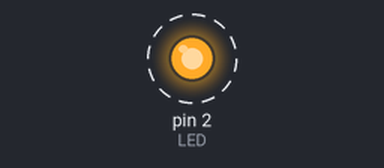
Recording of a sketch running on a simulated Arduino Uno, built with avr-gcc and run on an emulated ATmega328P. Parts: output pins drawn as LEDs (lit = HIGH). Dashed ring = blinking.

Above: at 0.5 s.
Timing chart, 0 to 4.6 s (numbered marks = the images above):
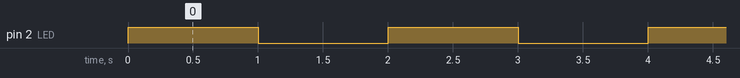

The sketch:

sketch_dec02a.ino
```cpp
#define LED 2

void setup() {
  // put your setup code here, to run once:
/*To set pin as output  */
pinMode(LED,OUTPUT);

}

void loop() {
  // put your main code here, to run repeatedly:
//  Turn ON the pin

digitalWrite(LED,HIGH);
//Delay of 1 second
delay(1000);
digitalWrite(LED,LOW);
//delay
delay(1000);
}
```

Measured:
- by itself, pin 2 (LED): alternates HIGH for 1.0 s and LOW for 1.0 s
